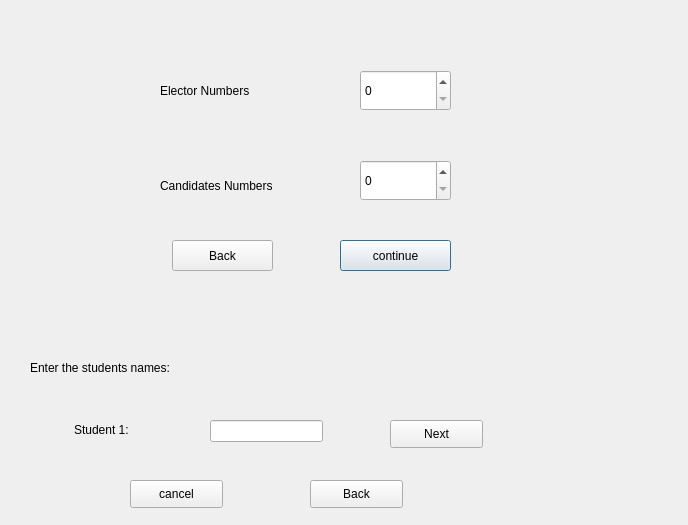
<?xml version="1.0" encoding="UTF-8"?>
<ui version="4.0">
 <class>setup_administrative_numbers</class>
 <widget class="QDialog" name="setup_administrative_numbers">
  <property name="geometry">
   <rect>
    <x>0</x>
    <y>0</y>
    <width>688</width>
    <height>525</height>
   </rect>
  </property>
  <property name="windowTitle">
   <string>Dialog</string>
  </property>
  <widget class="QPushButton" name="cont_btn">
   <property name="geometry">
    <rect>
     <x>340</x>
     <y>240</y>
     <width>111</width>
     <height>31</height>
    </rect>
   </property>
   <property name="text">
    <string>continue</string>
   </property>
  </widget>
  <widget class="QSpinBox" name="NB_ELECT">
   <property name="geometry">
    <rect>
     <x>360</x>
     <y>70</y>
     <width>91</width>
     <height>41</height>
    </rect>
   </property>
   <property name="mouseTracking">
    <bool>true</bool>
   </property>
   <property name="maximum">
    <number>300</number>
   </property>
  </widget>
  <widget class="QLabel" name="label">
   <property name="geometry">
    <rect>
     <x>160</x>
     <y>70</y>
     <width>121</width>
     <height>41</height>
    </rect>
   </property>
   <property name="text">
    <string>Elector Numbers</string>
   </property>
  </widget>
  <widget class="QLabel" name="label_2">
   <property name="geometry">
    <rect>
     <x>160</x>
     <y>170</y>
     <width>121</width>
     <height>31</height>
    </rect>
   </property>
   <property name="text">
    <string>Candidates Numbers</string>
   </property>
  </widget>
  <widget class="QSpinBox" name="NB_CAND">
   <property name="geometry">
    <rect>
     <x>360</x>
     <y>160</y>
     <width>91</width>
     <height>41</height>
    </rect>
   </property>
   <property name="maximum">
    <number>30</number>
   </property>
  </widget>
  <widget class="QPushButton" name="back_btn">
   <property name="geometry">
    <rect>
     <x>172</x>
     <y>240</y>
     <width>101</width>
     <height>31</height>
    </rect>
   </property>
   <property name="text">
    <string>Back</string>
   </property>
  </widget>
  <widget class="QLabel" name="enter_std_label">
   <property name="geometry">
    <rect>
     <x>30</x>
     <y>360</y>
     <width>221</width>
     <height>16</height>
    </rect>
   </property>
   <property name="text">
    <string>Enter the students names:</string>
   </property>
  </widget>
  <widget class="QLabel" name="Student_label_numbers">
   <property name="geometry">
    <rect>
     <x>74</x>
     <y>420</y>
     <width>81</width>
     <height>20</height>
    </rect>
   </property>
   <property name="text">
    <string>Student 1:</string>
   </property>
  </widget>
  <widget class="QLineEdit" name="names_entry">
   <property name="geometry">
    <rect>
     <x>210</x>
     <y>420</y>
     <width>113</width>
     <height>22</height>
    </rect>
   </property>
   <property name="inputMethodHints">
    <set>Qt::ImhNone</set>
   </property>
  </widget>
  <widget class="QPushButton" name="next_btn">
   <property name="geometry">
    <rect>
     <x>390</x>
     <y>420</y>
     <width>93</width>
     <height>28</height>
    </rect>
   </property>
   <property name="text">
    <string>Next</string>
   </property>
  </widget>
  <widget class="QPushButton" name="back_numb_btn">
   <property name="geometry">
    <rect>
     <x>310</x>
     <y>480</y>
     <width>93</width>
     <height>28</height>
    </rect>
   </property>
   <property name="text">
    <string>Back</string>
   </property>
  </widget>
  <widget class="QPushButton" name="cancel_btn">
   <property name="geometry">
    <rect>
     <x>130</x>
     <y>480</y>
     <width>93</width>
     <height>28</height>
    </rect>
   </property>
   <property name="text">
    <string>cancel</string>
   </property>
  </widget>
 </widget>
 <resources/>
 <connections/>
</ui>
